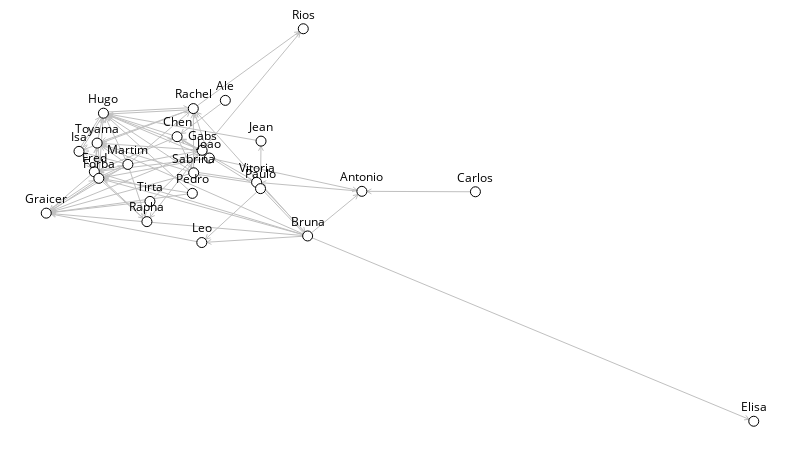

Notebook code for this chart:
### Code cell
one_m = sn.load_graph('one-mode.gml')

# Mostra o grafo.
sn.show_graph(one_m, nlab=True)

### Figure 1 — Plotly figure (JSON) as saved in the notebook; plotly's stock layout.template omitted (floating-point values rounded to 4 significant figures; data arrays with more than 128 entries replaced by an {"elided": "..."} marker saying what was removed)
{"data": [{"hoverinfo": "none", "line": {"color": "rgb(192, 192, 192)", "width": 1}, "mode": "lines", "type": "scatter", "uid": "b67559be-d326-11e8-acb4-0005165e06fb", "x": {"elided": "678 float values"}, "y": {"elided": "678 float values"}}, {"hoverinfo": "none", "marker": {"color": "rgb(255, 255, 255)", "line": {"color": "rgb(0, 0, 0)", "width": 1}, "size": 10}, "mode": "markers+text", "text": ["Rachel", "Jean", "Bruna", "Leo", "Joao", "Rapha", "Carlos", "Fred", "Toyama", "Vitoria", "Hugo", "Gabs", "Elisa", "Paulo", "Sabrina", "Forba", "Rios", "Ale", "Graicer", "Antonio", "Martim", "Pedro", "Isa", "Chen", "Tirta"], "textfont": {"color": "rgb(0, 0, 0)"}, "textposition": "top center", "type": "scatter", "uid": "b67559bf-d326-11e8-acb4-0005165e06fb", "x": [0.2078, 0.3036, 0.3695, 0.2198, 0.2305, 0.1423, 0.6066, 0.06797, 0.07189, 0.2973, 0.08083, 0.2203, 1, 0.3029, 0.2084, 0.07432, 0.3633, 0.2531, 0, 0.4461, 0.1154, 0.2065, 0.0463, 0.1849, 0.1466], "y": [0.7966, 0.7137, 0.4721, 0.4553, 0.6706, 0.5086, 0.5846, 0.6356, 0.7087, 0.6088, 0.7848, 0.6903, 0, 0.5927, 0.633, 0.6189, 1, 0.8175, 0.5302, 0.5858, 0.6543, 0.5806, 0.6876, 0.725, 0.5601]}], "layout": {"height": 450, "margin": {"b": 0, "l": 0, "r": 0, "t": 0}, "showlegend": false, "width": 800, "xaxis": {"showgrid": false, "showticklabels": false, "zeroline": false}, "yaxis": {"showgrid": false, "showticklabels": false, "zeroline": false}}}
